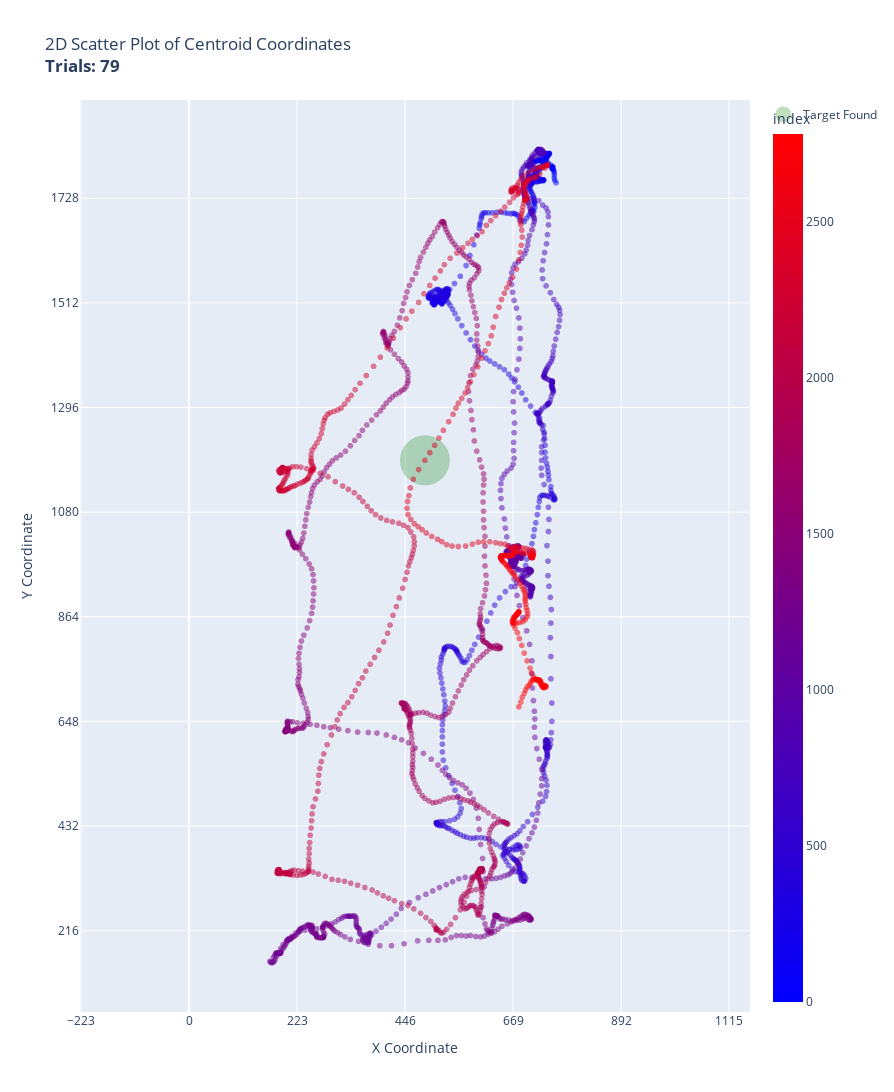

The notebook cell this image was saved under:
### Code cell
visualize_trial(event_data, trial_number=[trials_list[79]], color_code="frame_number", target_frame=True, opacity=.5)

### Figure 1 — Plotly figure (JSON) as saved in the notebook; plotly's stock layout.template omitted (floating-point values rounded to 4 significant figures; data arrays with more than 128 entries replaced by an {"elided": "..."} marker saying what was removed)
{"data": [{"hovertemplate": "centroid_x=%{x}<br>centroid_y=%{y}<br>index=%{marker.color}<extra></extra>", "legendgroup": "", "marker": {"color": {"elided": "2783 int values"}, "coloraxis": "coloraxis", "opacity": 0.5, "symbol": "circle"}, "mode": "markers", "name": "", "showlegend": false, "type": "scattergl", "x": {"elided": "2783 int values"}, "xaxis": "x", "y": {"elided": "2783 int values"}, "yaxis": "y"}, {"marker": {"color": "green", "size": 50, "symbol": "circle"}, "mode": "markers", "name": "Target Found", "opacity": 0.25, "type": "scatter", "x": [487], "y": [1187]}], "layout": {"coloraxis": {"colorbar": {"title": {"text": "index"}}, "colorscale": [[0, "rgb(0,0,255)"], [1, "rgb(255,0,0)"]]}, "height": 1952, "legend": {"tracegroupgap": 0}, "title": {"text": "2D Scatter Plot of Centroid Coordinates<br><b>Trials: 79</b>"}, "width": 894, "xaxis": {"anchor": "y", "domain": [0, 1], "dtick": 223, "gridwidth": 1, "tick0": 0, "title": {"text": "X Coordinate"}}, "yaxis": {"anchor": "x", "domain": [0, 1], "dtick": 216, "gridwidth": 1, "scaleanchor": "x", "tick0": 0, "title": {"text": "Y Coordinate"}}}}
